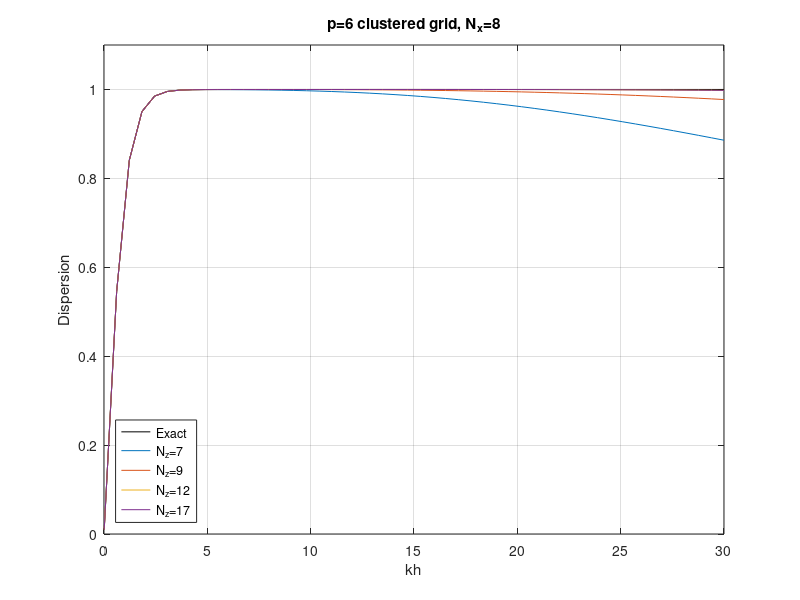
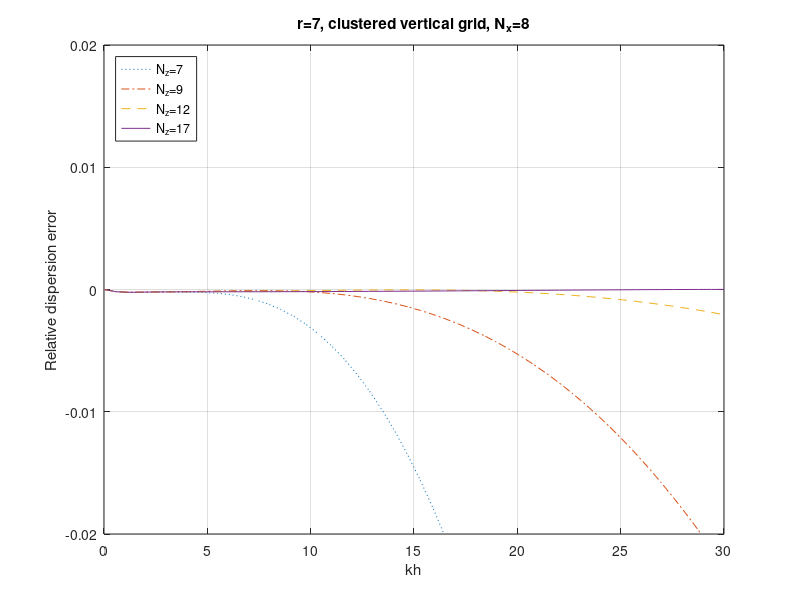

MATLAB code for these plots, in order:
function OW3D_LinearDispersionErrorsWith_kh
%%
%
% This utility function can be used to produce linear dispersion error
% plots as a function of kh for one value of nx points per wavelenth, one
% value of stencil 1/2-width alpha, and several values of vertical grid
% points nz. The vertical grid can be uniform or cosine-spaced towards the
% free-surface. 
%
% See Engsig-Karup, Bingham and Lindberg, JCP (2009) Sec. 4.3 for a
% detailed discussion of the theory. 
%
% Written by H. B. Bingham, DTU Mechanical Engineering. 
%
%%
%
% Set nx, alpha, and max. kh and vertical grid spacing. 
%
nx=8;             % Number of grid points per wavelength. 
alpha=3;          % Stencil 1/2-width, r=2*alpha+1. 1 <= alpha <= 4. 
p=2*alpha; r=p+1;
kh1=30;           % kh_max
Spacing='Cosine'; % Vertical spacing can be 'Uniform' or 'Cosine'. 
%
%%
% Solve for the dispersion errors and plot.
%
nkh=50; dkh=kh1/(nkh-1); kkh=[.01 [1:nkh-1]*dkh];
k=2*pi;
%
switch Spacing
    case 'Uniform'     % Uniform grid
        nnz=4; nzvec=[max(round(nx/2),2*alpha+1) nx 2*nx 4*nx];
        for iz=1:length(nzvec)
            nz0=nzvec(iz); nz=nz0+1;
            for ikh=1:length(kkh)
                kh=kkh(ikh); h=kh/k;
                dz=h/(nz0-1); z=-dz*[nz0-1:-1:0]; z=[z(1)-(z(2)-z(1)) z];
                
                w=SolveForWk2PiGhost(nx,nz,alpha,z);
                disp(ikh,iz)=w(nz)/k;
            end
            dispE=tanh(kkh);
        end
    case 'Cosine'     % Clustered grid
        nnz=4;
        if alpha==1
            nzvec=[25 50 75 150];
        elseif alpha==2
            nzvec=[9 12 17 max(35,2*nx+1)];
        elseif alpha==3
            nzvec=[7 9 12 17];
        else
            nzvec=[p p+2 p+4 2*p];
        end
        for iz=1:length(nzvec)
            nz0=nzvec(iz); nz=nz0+1;
            for ikh=1:length(kkh)
                kh=kkh(ikh); h=kh/k;
                th0=0;
                th1=pi/2; th=th1-th0; dth=th/(nz0-1); l0=sin(th0); l1=sin(th1);
                l=l1-l0; zv=h*(-1+(-l0+sin(th0+dth*[0:nz0-1]))/l);
                zv=[zv(1)-(zv(2)-zv(1)) zv];
                
                w=SolveForWk2PiGhost(nx,nz,alpha,zv);
                disp(ikh,iz)=w(nz)/k;
            end
            dispE=tanh(kkh);
        end
end
%
% Plot the errors in dispersion.
%
ifig=0;
ifig=ifig+1;figure(ifig); clf;
plot(kkh,dispE,'-k',kkh,disp(:,1),kkh,disp(:,2),...
    kkh,disp(:,3),kkh,disp(:,3))
legend('Exact',['N_z=',num2str(nzvec(1))],['N_z=',num2str(nzvec(2))],...
    ['N_z=',num2str(nzvec(3))],['N_z=',num2str(nzvec(4))],'Location','SouthWest');
xlabel('kh'); ylabel('Dispersion');grid on; axis([0 kkh(end) 0 1.1]);
switch Spacing
    case 'Uniform'
        title(['p=',num2str(2*alpha),' uniform grid, N_x=',num2str(nx)]);
    case 'Cosine'
        title(['p=',num2str(2*alpha),' clustered grid, N_x=',num2str(nx)]);
end
%
ifig=ifig+1; figure(ifig); clf; plot(kkh,disp(:,1)-dispE',':',...
    kkh,disp(:,2)-dispE','-.',...
    kkh,disp(:,3)-dispE','--',kkh,disp(:,4)-dispE','-')
axis([0 kkh(end) -.02 .02]);
xlabel('kh'); ylabel('Relative dispersion error');
legend(['N_z=',num2str(nzvec(1))],['N_z=',num2str(nzvec(2))],...
    ['N_z=',num2str(nzvec(3))],['N_z=',num2str(nzvec(4))],'Location','NorthWest'); grid on;

switch Spacing
    case 'Uniform'
        title(['r=',num2str(r),', uniform vertical grid, N_x=',num2str(nx)]);
    case 'Cosine'
        title(['r=',num2str(r),', clustered vertical grid, N_x=',num2str(nx)]);
end
%%
% Included functions
%

function [w phi]=SolveForWk2PiGhost(nx,nz,alpha,z)
%%
% This function solves the discrete linear dispersion operator on a uniform
% horizontal grid using nx grid points per wavelength and a possibly
% non-uniform vertical grid spacing given by z(1:nz). The stencil-size 
% of the finite-difference operators is r=2*alpha+1 and they are centered
% in the horizontal but off-centered towards the ends in the vertical. One
% ghost layer is assumed beneath the horizontal bottom to impose both the
% homogeneous Neumann condition and the Laplace equation there. 
%
% Only implemented up to alpha=4 at this point. 
%
% Written by H.B. Bingham, DTU Mechanical Engineering. 
%
rank=2*alpha+1;
%
% The horizontal second-derivative operator. 
%
if(alpha==1)
  coeffx=nx^2*(-2+2*cos(2*pi/nx));
elseif(alpha==2)
  coeffx=nx^2*(-5/2+8/3*cos(2*pi/nx)-1/6*cos(4*pi/nx));
elseif(alpha==3)
  coeffx=nx^2*(-49/18+3*cos(2*pi/nx)-3/10*cos(4*pi/nx)+1/45*cos(6*pi/nx));
elseif(alpha==4)
  coeffx=nx^2*(-205/72+16/5*cos(2*pi/nx)-2/5*cos(4*pi/nx)+16/315*cos(6*pi/nx)...
	       -1/280*cos(8*pi/nx));
else
  error('This solution is only implemented up to alpha=4')
end
%
% The vertical first- and second-derivative operators.
%
dfdz=BuildStencilVariable(nz,alpha,z,1);
dfdzz=BuildStencilVariable(nz,alpha,z,2);
%
% Build the matrix for this line of vertical grid points.
%
A=zeros(nz);
A(1,1:rank)=dfdz(1:rank,2); % Bottom condition at grid point 2.
for im=2:alpha              % Laplace equation
  A(im,1:rank)=dfdzz(1:rank,im);
end
for im=alpha+1:nz-alpha
  A(im,im-alpha:im+alpha)=dfdzz(1:rank,im);
end
for im=nz-alpha+1:nz-1
  A(im,nz-rank+1:nz)=dfdzz(1:rank,im);
end
A(nz,nz)=1;                 % Dirichlet condition at z=0
%
% Add in the second x-derivative operator.
%
for im=2:nz-1
  A(im,im)=A(im,im)+coeffx;
end
%
% Solver for phi and w.
%
rhs=zeros(nz,1); rhs(nz,1)=1;
phi=A\rhs;
w=DfDxVariable(nz,alpha,phi',dfdz);

function fx=BuildStencilVariable(N,alpha,x,der)
%%
% A function to compute finite-difference coefficients for the der'th 
% derivative of a function on a variably spaced grid x(1:N) using 
% 2*alpha+1 neighboring points.  N  sets of 
% coefficients are returned where set 1,2,...,alpha are one-sided schemes 
% at the left end, alpha+1,...,N-alpha are centered schemes, and 
% N-alpha+1,...,N  are one-sided schemes at the right end.  
% 
% Written by H.B. Bingham, DTU Mechanical Engineering. 

r=2*alpha+1;
%
% One-sided schemes for the left end-points.  
%
for ip=1:alpha
    c=FornbergInterpolate(x(ip),x(1:r),r,der); 
    fx(1:r,ip)=c(der+1,1:r)';
end
%
% The centered schemes
%
for ip=alpha+1:N-alpha
    c=FornbergInterpolate(x(ip),x(ip-alpha:ip+alpha),r,der);
    fx(1:r,ip)=c(der+1,1:r)';
end
%
% One-sided schemes for the right end-points.  
%
for ip=N-alpha+1:N
    c=FornbergInterpolate(x(ip),x(N-r+1:N),r,der); 
    fx(1:r,ip)=c(der+1,1:r)';
end


function c=FornbergInterpolate(x0,x,n,m)
%%
% A matlab implementation of the algorithm of 
%
%     B. Fornberg, 1998. "Calculation of weights in finite difference
%     formulas".  SIAM Rev. Vol. 40, No. 3, pp. 685-691.  
%
% for calculating arbitrary-order FD schemes on arbitrary 1-D grids for all
% applicable derivatives.  The interpolations are found at the point x0,
% using the function positions x(1:n), for derivatives 0:m, m<=n-1;   
%
% 
% Written by H.B. Bingham
%            Mech. Eng.
%            Technical U. of Denmark
%
% This version:  2009
%
%%
if m>n-1, error('Too many derivatives for this stencil, try again.'); end
%
c1=1; c4=x(1)-x0;
c=zeros(n,m+1);
c(1,1)=1;
for i=2:n
    mn=min(i,m+1); c2=1; c5=c4; c4=x(i)-x0;
    for j=1:i-1
        c3=x(i)-x(j);
        c2=c2*c3;
        if j==i-1
            for k=mn:-1:2
                c(k,i)=c1*((k-1)*c(k-1,i-1)-c5*c(k,i-1))/c2;
            end
            c(1,i)=-c1*c5*c(1,i-1)/c2;
        end
        for k=mn:-1:2
            c(k,j)=(c4*c(k,j)-(k-1)*c(k-1,j))/c3;
        end
        c(1,j)=c4*c(1,j)/c3;
    end
    c1=c2;
end
return

function fprime=DfDxVariable(N,alpha,f,fx)
%%
% This function takes the first derivative of the vector 
% f(1:N) using the N 2*alpha+1 point stencils in fx.  
% The stencils are one-sided at the ends and centered in 
% the middle. 
%
% Written by H. B. Bingham, DTU Mechanical Engineering. 
%
%
rank=2*alpha+1;

% The left end points
for ip=1:alpha
    fprime(ip)=f(1:rank)*fx(1:rank,ip);
end
% The mid-section
for ip=alpha+1:N-alpha
    fprime(ip)=f(ip-alpha:ip+alpha)*fx(1:rank,ip);
end  
%The right end points
for ip=N-alpha+1:N
    fprime(ip)=f(N-rank+1:N)*fx(1:rank,ip);
end
